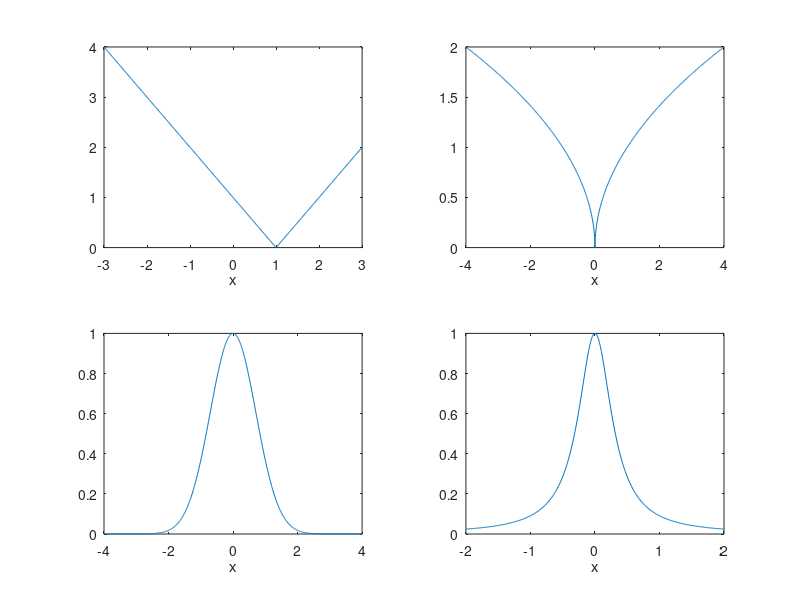

MATLAB code for this plot:
% FOURPLOTS  Exercise 6 in Chapter 2 of Greenbaum & Chartier.

subplot(2,2,1)
x = -3:.01:3;
plot(x,abs(x-1))
xlabel x

subplot(2,2,2)
x = -4:.01:4;
plot(x,sqrt(abs(x)))
xlabel x

subplot(2,2,3)
plot(x,exp(-x.^2))
xlabel x

subplot(2,2,4)
x = -2:.01:2;
plot(x,1./(10*x.^2+1))
xlabel x

